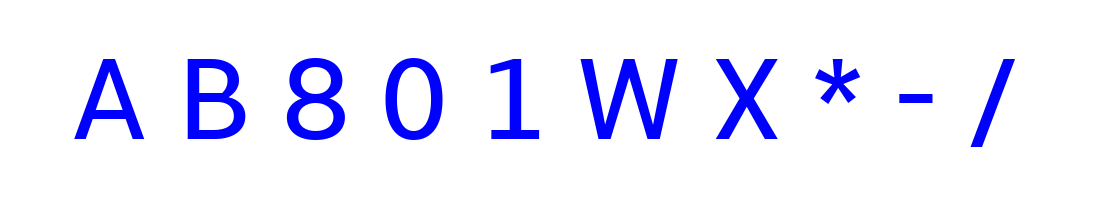
#> input picture vector_recognition/alphabet-small.png, 1100 x 200 px
$ python main.py
#> lines starting #> are read from the running program, lines starting #| are printed output that depends on the picture; after the words box and inside, x2 and y2 are one past the last pixel; in counts of white or black regions, pixels touching at a corner belong together
import matplotlib.pyplot as plt
import numpy as np
from skimage.measure import label, regionprops
from skimage.io import imread
from pathlib import Path

save_path = Path(__file__).parent

def count_holes(region):
    shape = region.image.shape
    new_image = np.zeros((shape[0] + 2, shape[1] + 2))
    new_image[1:-1, 1:-1] = region.image
    new_image = np.logical_not(new_image)
    labeled = label(new_image)
    return np.max(labeled) - 1

def count_lines(region):
    shape = region.image.shape
    image = region.image
    vlines = (np.sum(image,0)/shape[0]==1).sum()
    hlines = (np.sum(image,1)/shape[1]==1).sum()
    return vlines,hlines

def horizontal_symmetry(region):
    img = region.image.astype(int)
    flipped = np.fliplr(img)
    diff = np.abs(img - flipped).sum() /region.image.size
    return diff

def extractor(region):
    cy,cx=region.centroid_local
    cy/=region.image.shape[0]
    cx/=region.image.shape[1]
    perimetr = region.perimeter / region.image.size
    holes = count_holes(region)
    v,h = count_lines(region)
    v /= region.image.shape[1]
    h /= region.image.shape[0]
    eccentricity = region.eccentricity
    aspect = region.image.shape[0] /region.image.shape[1]

    solidity = region.solidity
    symmetry = horizontal_symmetry(region)

    return np.array([region.area/region.image.size,cy,cx,perimetr,
            holes,v,h,eccentricity,aspect,solidity,symmetry])

def classificator(region, templates):
    features = extractor(region)
    result = ""
    min_d = 10**16
    for symbol, t in templates.items():
        d = ((t - features) ** 2).sum() ** 0.5
        if d < min_d:
            result = symbol
            min_d = d
    return result

template = imread(str(save_path / "alphabet-small.png"))[:, :, :-1]
template = template.sum(2)
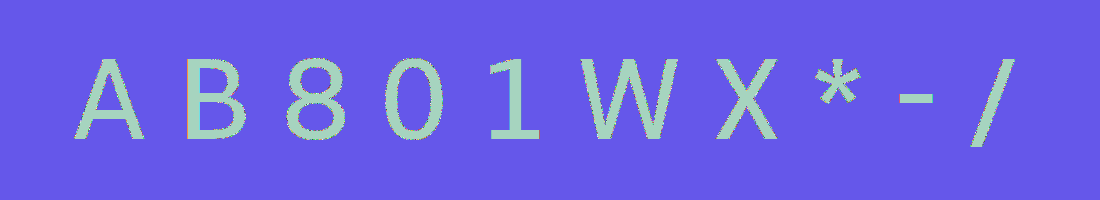
#> template: shape (200, 1100) uint64; 256 distinct labels, from 255 to 765; one colour per label, 0 black
binary = template != 765
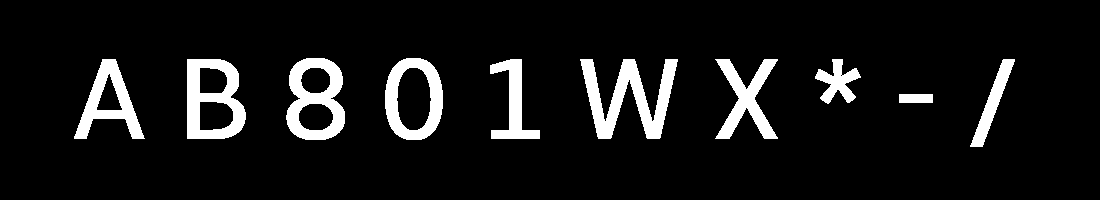
#> binary: shape (200, 1100) bool; 8.7% white; 10 white regions

labeled = label(binary)
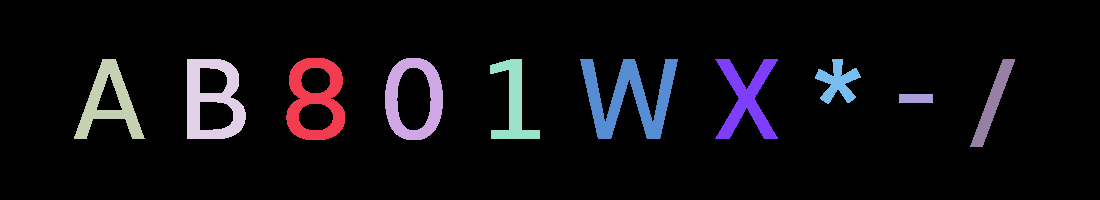
#> labeled: shape (200, 1100) int32; 11 distinct labels, from 0 to 10; one colour per label, 0 black
props = regionprops(labeled)
#> props = 10 regions; largest, box (x1, y1, x2, y2) and area: (580, 59, 678, 139) 3436, (187, 59, 246, 139) 2693, (286, 58, 345, 140) 2630, (385, 58, 443, 140) 2268, (74, 59, 145, 139) 2127

templates = {}

for region, symbol in zip(props, ["8", "0", "A", "B", "1", "W", "X", "*", "/", "-"]):
    templates[symbol] = extractor(region)
#> this loop made 10 passes
#> (symbol, cy in extractor, cx in extractor, perimetr in extractor, holes in extractor) on passes 1 to 10: ('8', 0.5, 0.496, 0.097, 2), ('0', 0.495, 0.491, 0.0851, 1), ('A', 0.54, 0.488, 0.0713, 1), ('B', 0.502, 0.425, 0.101, 2), ('1', 0.54, 0.462, 0.0731, 0), ('W', 0.478, 0.495, 0.0815, 0), ('X', 0.495, 0.495, 0.0797, 0), ('*', 0.5, 0.486, 0.112, 0), ('/', 0.495, 0.494, 0.0565, 0), ('-', 0.444, 0.485, 0.268, 0)
#> after the loop, templates = 10 items


image = imread(str(save_path / "alphabet.png"))[:, :, :-1]
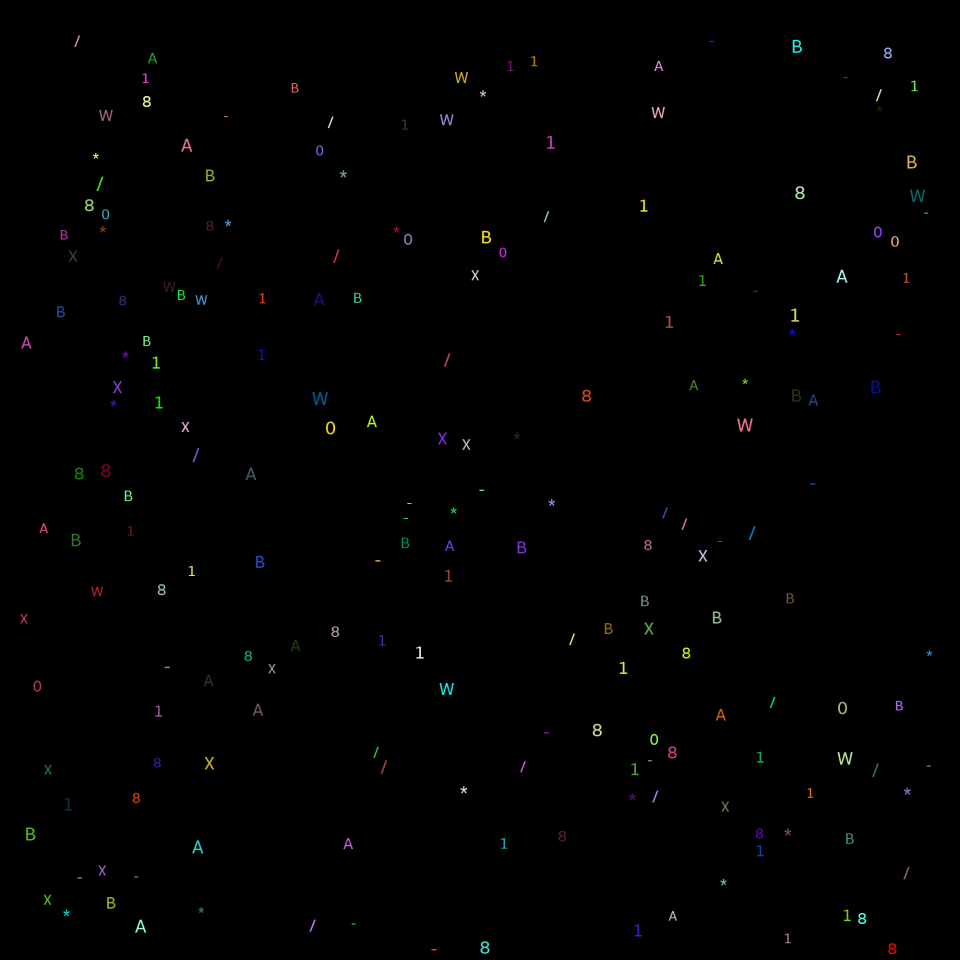
#> input picture vector_recognition/alphabet.png, 1920 x 1920 px (shown at 1/2 size)
binary_alphabet = image.mean(2) > 0
#> binary_alphabet: shape (1920, 1920) bool; 1.2% white; 200 white regions
labeled_alphabet = label(binary_alphabet)
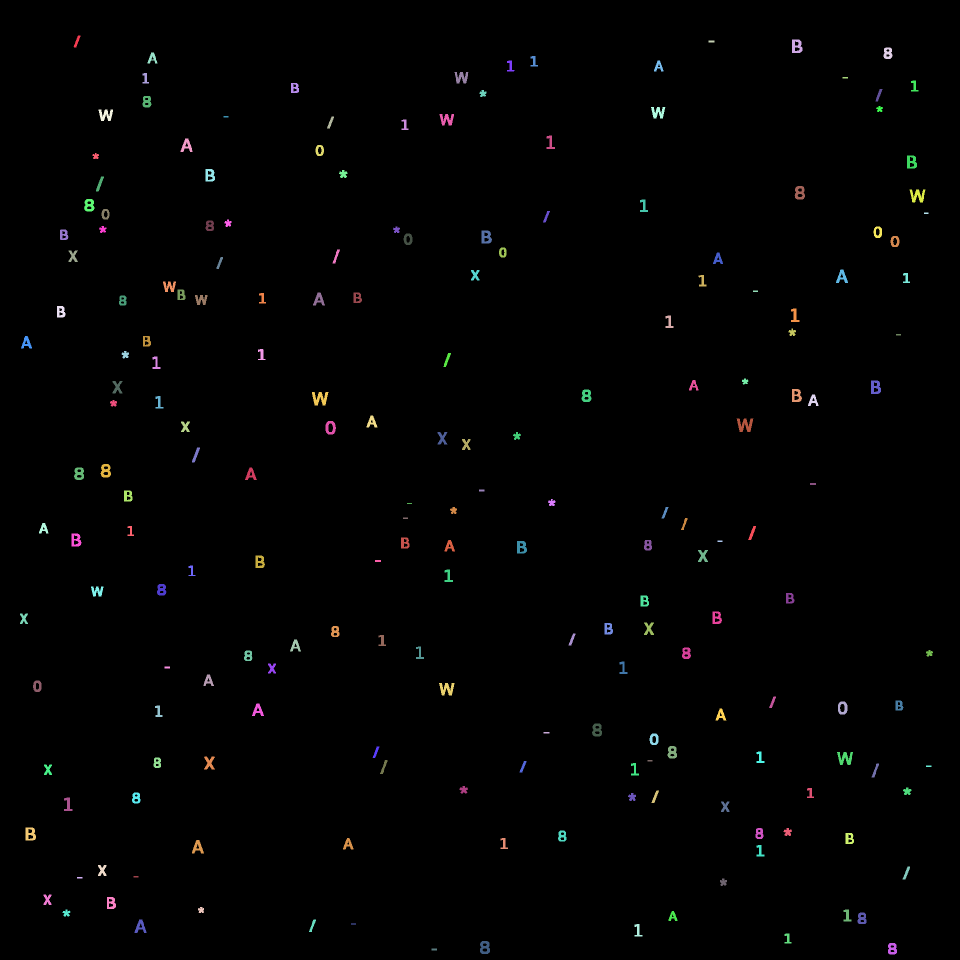
#> labeled_alphabet: shape (1920, 1920) int32 (shown at 1/2 size); 201 distinct labels, from 0 to 200; one colour per label, 0 black
print(np.max(labeled_alphabet))
#| 200
alphabet_props = regionprops(labeled_alphabet)
#> alphabet_props = 200 regions; largest, box (x1, y1, x2, y2) and area: (1473, 837, 1507, 864) 522, (624, 784, 657, 811) 521, (1674, 1504, 1706, 1530) 476, (1819, 379, 1851, 405) 468, (878, 1366, 909, 1391) 461

result = {}
image_path = save_path / "out"
image_path.mkdir(exist_ok=True)

plt.ion()
plt.figure(figsize=(5, 7))

for region in alphabet_props:
    symbol = classificator(region, templates)
    if symbol not in result:
        result[symbol]=0
    result[symbol] += 1
    plt.cla()
    plt.title(f"Class -  '{symbol}'")
    plt.imshow(region.image)
    plt.savefig(image_path / f"image_{region.label}.png")
#> this loop made 200 passes
#> pass 1, `plt.savefig(image_path / f"image_{region.label}.png")`:
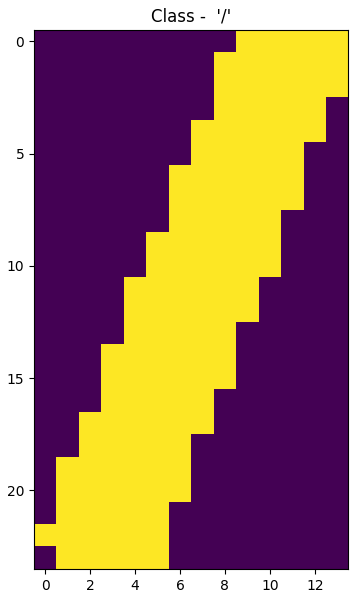
#> figure drawn by matplotlib, 1 panel
print(result)
#| {'/': 21, 'B': 25, '-': 20, '8': 23, 'A': 21, '1': 31, 'W': 12, '*': 22, '0': 10, 'X': 15}
plt.imshow(binary_alphabet)
plt.show()
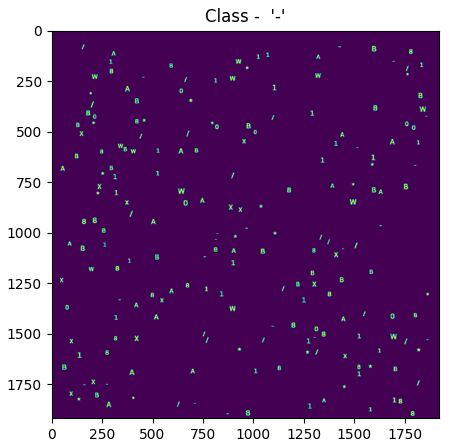
#> figure drawn by matplotlib, 1 panel
